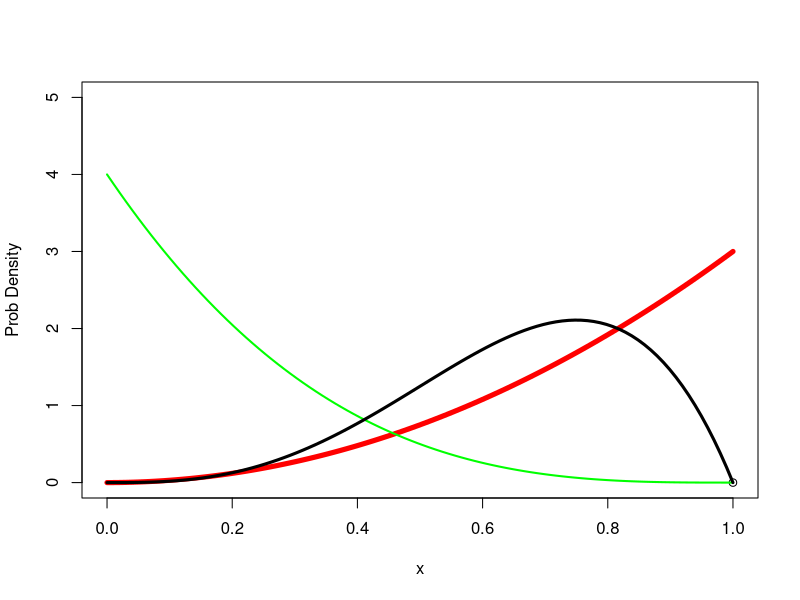

Write R code to recreate this figure.
## ---- chunk 1
shapes <- function(shape1, shape2,...) {
x <- seq(0,1,length=100)
plot(0:0,ylim = c(0,5), xlim = c(0,1), xlab = "x", ylab = "Prob Density")
lines(x, dbeta(x, shape1 = shape1, shape2 = shape2), ...)
lines(x, dbeta(x, shape1 = 1, shape2 = 4), lwd=2, col = "green")
lines(x, dbeta(x, shape1 = 4, shape2 = 2), lwd=3)
}
shapes(3,1, lwd = 5, col = "red")
## ---- chunk 2
ballistics <- function(v, theta, h) {
  x <- seq(0,1, length=100)
  plot(0:0,xlim = c(0,50), ylim = c(0,50), xlab = "Horizontal Distance", ylab = "Vertical Distance", type = "n")
  horizontalDistance <- (v * cos(theta))/-9.8* (v * sin(theta) + sqrt((v * sin(theta))^2+(2*-9.8*h)))
  lines(x,horizontalDistance, col = "red")
    
}
App <- function() {
  manipulate({ballistics(v,theta,h)},
             v <- slider(0,50, initial = 1, label = "velocity", step = 1),
             theta <- slider(0,pi/2, initial = pi/8, label = "Launch angle", step = pi/8),
             h <- slider(0,50, initial = 1, label = "Initial hieght", step = 1)
             )
}
